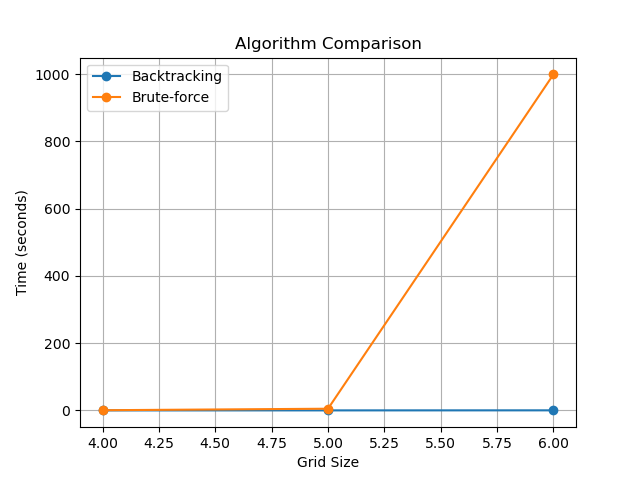

Reproduce this figure in Python.
import matplotlib.pyplot as plt

sizes = [4, 5, 6]
backtracking = [0.01, 0.05, 0.2]
brute = [0.5, 5, 999]

plt.plot(sizes, backtracking, marker='o', label="Backtracking")
plt.plot(sizes, brute, marker='o', label="Brute-force")

plt.xlabel("Grid Size")
plt.ylabel("Time (seconds)")
plt.title("Algorithm Comparison")

plt.legend()
plt.grid()

plt.savefig("chart.png")
plt.show()
